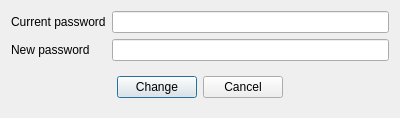
<?xml version="1.0" encoding="UTF-8"?>
<ui version="4.0">
 <class>DatabasePasswordChange</class>
 <widget class="QDialog" name="DatabasePasswordChange">
  <property name="geometry">
   <rect>
    <x>0</x>
    <y>0</y>
    <width>400</width>
    <height>113</height>
   </rect>
  </property>
  <property name="windowTitle">
   <string>Change password</string>
  </property>
  <layout class="QHBoxLayout" name="horizontalLayout">
   <item>
    <layout class="QGridLayout" name="gridLayout">
     <item row="0" column="1">
      <widget class="QLineEdit" name="leOldPassword"/>
     </item>
     <item row="1" column="1">
      <widget class="QLineEdit" name="leNewPassword"/>
     </item>
     <item row="0" column="0">
      <widget class="QLabel" name="label">
       <property name="text">
        <string>Current password</string>
       </property>
      </widget>
     </item>
     <item row="1" column="0">
      <widget class="QLabel" name="label_2">
       <property name="text">
        <string>New password</string>
       </property>
      </widget>
     </item>
     <item row="2" column="0" colspan="2">
      <widget class="QWidget" name="widget" native="true">
       <layout class="QHBoxLayout" name="horizontalLayout_2">
        <item>
         <spacer name="horizontalSpacer">
          <property name="orientation">
           <enum>Qt::Horizontal</enum>
          </property>
          <property name="sizeHint" stdset="0">
           <size>
            <width>94</width>
            <height>20</height>
           </size>
          </property>
         </spacer>
        </item>
        <item>
         <widget class="QPushButton" name="btnOk">
          <property name="text">
           <string>Change</string>
          </property>
         </widget>
        </item>
        <item>
         <widget class="QPushButton" name="btnCancel">
          <property name="text">
           <string>Cancel</string>
          </property>
         </widget>
        </item>
        <item>
         <spacer name="horizontalSpacer_2">
          <property name="orientation">
           <enum>Qt::Horizontal</enum>
          </property>
          <property name="sizeHint" stdset="0">
           <size>
            <width>94</width>
            <height>20</height>
           </size>
          </property>
         </spacer>
        </item>
       </layout>
      </widget>
     </item>
    </layout>
   </item>
  </layout>
 </widget>
 <resources/>
 <connections/>
</ui>
